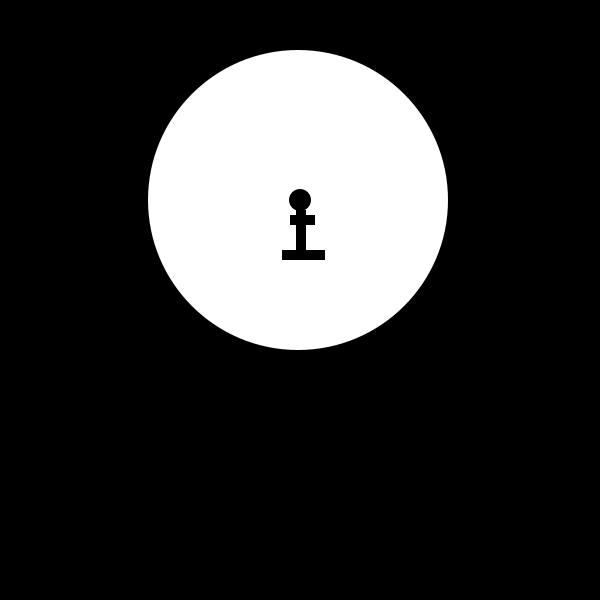
Frame 1 (no input)
Frame 60 (the mouse pressed at the canvas centre just before this capture): identical to frame 1, image omitted
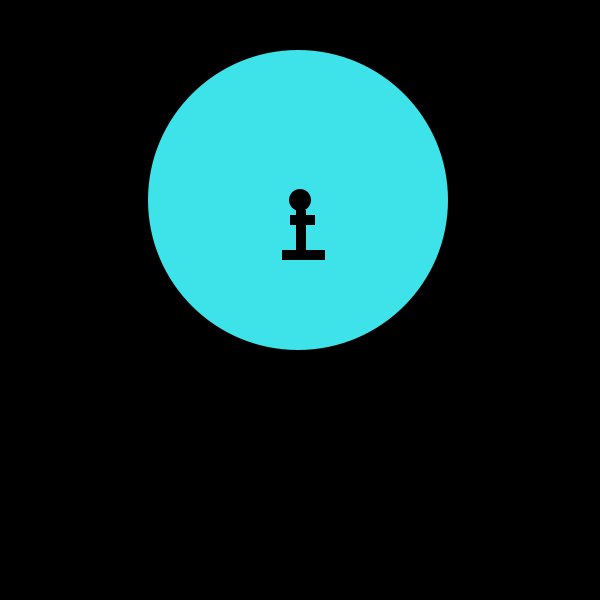
Frame 120 (the mouse held since frame 60 and released just before this capture)

The Processing sketch that drew these frames (run headless with seeded random() and noise(); from frame 60 on, the mouse is pressed at the canvas centre):

// Processing sketch: processing_70247
// ── processing_70247.pde

int moon;
int man;

void setup(){
size(600, 600);
 
}

void draw (){
  smooth();
  noStroke();
  background(0,0,0);

  if (mousePressed == true) {
     fill(62,227,234);
  }  else {
    fill(255);
  }
  //moon
  ellipse(298,200,300,300);
  //face
  fill(0,0,0);
  ellipse(300,200,22,22);
  
  //body
  fill(0,0,0);
  rect(296,210,10,50);
  //right leg
  rect(305,250,20,10);
  //left leg
  rect(282,250,20,10);
  //arms
  rect(290,215,25,10);
  
}
